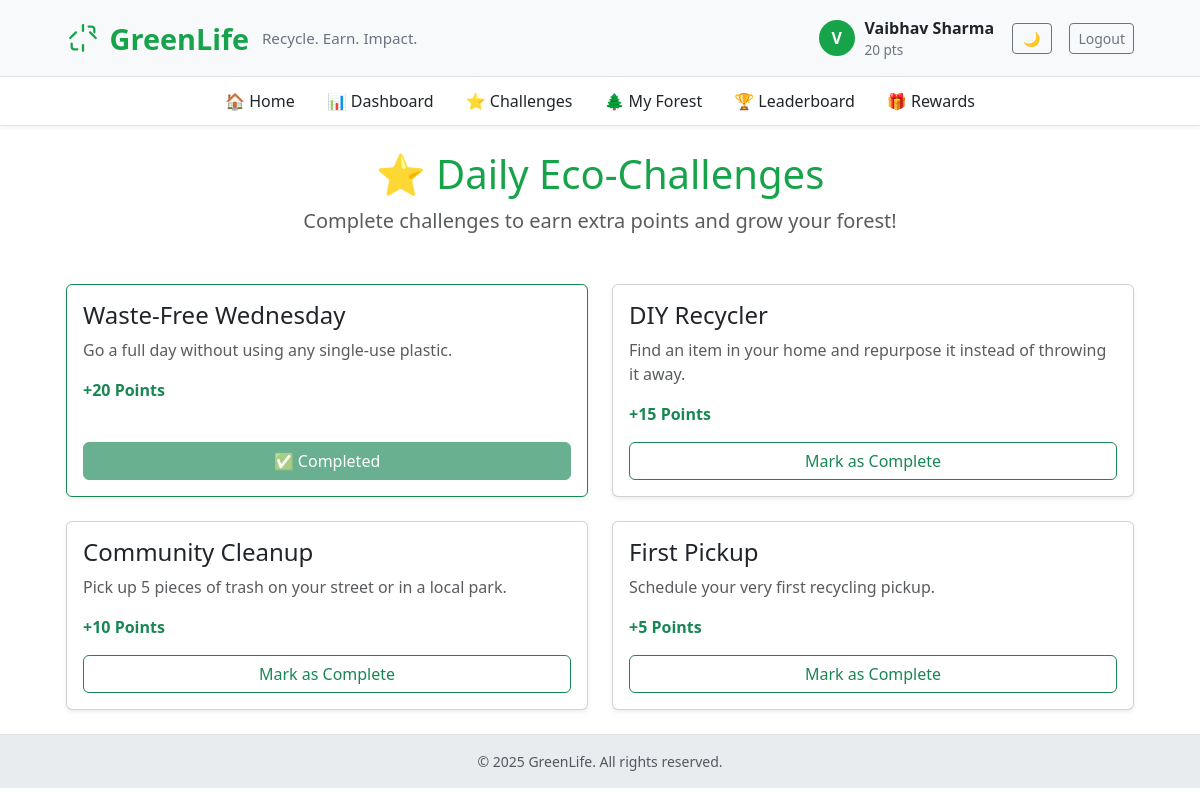
The app's page /challenges (signed in) with its own data.
### app.py (models this page shows, shortened)
class User(UserMixin, db.Model):
    id = db.Column(db.Integer, primary_key=True)
    name = db.Column(db.String(120), unique=True, nullable=False)
    email = db.Column(db.String(150), unique=True, nullable=True)
    phone = db.Column(db.String(20), nullable=True)
    password_hash = db.Column(db.String(200), nullable=True)
    points = db.Column(db.Integer, default=0)
    address = db.Column(db.String(300), nullable=True)
    tree_level = db.Column(db.Integer, default=0)

class Challenge(db.Model):
    id = db.Column(db.Integer, primary_key=True)
    title = db.Column(db.String(100), nullable=False)
    description = db.Column(db.String(300))
    points_reward = db.Column(db.Integer, default=10)

### app.py (the view)
@app.route("/challenges")
@login_required
def challenges():
    if not isinstance(current_user, User):
        return redirect(url_for('rider_dashboard'))
    all_challenges = Challenge.query.all()
    completed_query = db.session.query(UserChallenge.challenge_id).filter_by(user_id=current_user.id).all()
    completed_ids = {c[0] for c in completed_query}
    return render_template("challenges.html",
                           challenges=all_challenges,
                           completed_ids=completed_ids)

### app.py (called while the page is built)
@app.context_processor
def inject_now():
    return {'now': datetime.utcnow}

@login_manager.user_loader
def load_user(user_id):
    u = db.session.get(User, int(user_id))
    if u:
        return u
    return db.session.get(Rider, int(user_id))

### templates/challenges.html (shortened to what this page needs)
{% extends "base.html" %}
{% block content %}
<div class="text-center mb-5">
  <h1 class="display-6" style="color: var(--eco-green);">⭐ Daily Eco-Challenges</h1>
  <p class="lead text-muted">Complete challenges to earn extra points and grow your forest!</p>
</div>
<div class="row g-4">
  {% for challenge in challenges %}
    <div class="col-md-6">
      <div class="card h-100 shadow-sm {% if challenge.id in completed_ids %}border-success{% endif %}">
        <div class="card-body d-flex flex-column">
          <h4 class="card-title">{{ challenge.title }}</h4>
          <p class="card-text text-muted">{{ challenge.description }}</p>
          <p class="fw-bold text-success">+{{ challenge.points_reward }} Points</p>
          <div class="mt-auto">
            {% if challenge.id in completed_ids %}
              <button class="btn btn-success w-100" disabled>
                ✅ Completed
              </button>
            {% else %}
              <form method="POST" action="{{ url_for('complete_challenge', challenge_id=challenge.id) }}">
                <button type="submit" class="btn btn-outline-success w-100">
                  Mark as Complete
                </button>
              </form>
            {% endif %}
          </div>
        </div>
      </div>
    </div>
  {% endfor %}
</div>
{% endblock %}

### templates/base.html (shortened to what this page needs)
<!doctype html>
<html lang="en">
<head>
  <link href="https://cdn.jsdelivr.net/npm/bootstrap@5.3.2/dist/css/bootstrap.min.css" rel="stylesheet">
</head>
<body>
  <header class="brand-bar">
    <div class="container-narrow d-flex justify-content-between align-items-center">
      <div class="d-flex align-items-center">
        <a href="{{ url_for('index') }}" class="brand-title text-decoration-none">
          <span>GreenLife</span>
          <small class="brand-sub d-none d-md-inline">Recycle. Earn. Impact.</small>
        </a>
      </div>
      <nav>
        {% if current_user.is_authenticated %}
        <div class="user-bubble">
          <div class="avatar">{{ current_user.name[0]|upper }}</div>
          <div class="d-none d-md-block">
            <div style="font-weight:700">{{ current_user.name }}</div>
            {% if current_user.points is defined %}
              <div style="font-size:.85rem; color:#6b7280">{{ current_user.points or 0 }} pts</div>
            {% else %}
              <div style="font-size:.85rem; color:#6b7280">Rider Account</div>
            {% endif %}
          </div>
          <button id="theme-toggle" class="btn btn-outline-secondary btn-sm ms-2" style="width: 40px;"></button>
          <a href="{{ url_for('logout') }}" class="btn btn-outline-secondary btn-sm ms-2">Logout</a>
        </div>
        {% else %}
        <div>
          <button id="theme-toggle" class="btn btn-outline-secondary btn-sm me-2" style="width: 40px;"></button>
          <a href="{{ url_for('login') }}" class="btn btn-primary btn-sm">Login</a>
          <a href="{{ url_for('signup') }}" class="btn btn-outline-success btn-sm ms-2">Sign up</a>
        </div>
        {% endif %}
      </nav>
    </div>
  </header>
  {% if current_user.is_authenticated and current_user.points is defined %}
  <nav class="sub-nav sticky-top">
    <div class="container-narrow d-flex justify-content-center">
      <ul class="nav">
        <li class="nav-item"><a class="nav-link" href="{{ url_for('index') }}">🏠 Home</a></li>
        <li class="nav-item"><a class="nav-link" href="{{ url_for('dashboard') }}">📊 Dashboard</a></li>
        <li class="nav-item"><a class="nav-link" href="{{ url_for('challenges') }}">⭐ Challenges</a></li>
        <li class="nav-item"><a class="nav-link" href="{{ url_for('forest') }}">🌲 My Forest</a></li>
        <li class="nav-item"><a class="nav-link" href="{{ url_for('leaderboard') }}">🏆 Leaderboard</a></li>
        <li class="nav-item"><a class="nav-link" href="{{ url_for('rewards') }}">🎁 Rewards</a></li>
      </ul>
    </div>
  </nav>
  {% endif %}
  <main class="py-4">
    <div class="container container-narrow">
      {% block content %}{% endblock %}
    </div>
  </main>
  <footer class="text-center py-3 small text-muted">
    © {{ now().year }} GreenLife. All rights reserved.
  </footer>
</body>
</html>

### templates/base.html (style rules this page uses)
:root { --eco-green: #16a34a; --eco-dark: #0f5132; --eco-light: #f0fdf4; }
body { background-color: var(--bs-body-bg); min-height: 100vh; font-family: 'Segoe UI', system-ui, sans-serif; }
.brand-bar { background-color: var(--bs-tertiary-bg); border-bottom: 1px solid var(--bs-border-color); padding: 16px 0; }
.brand-title { color: var(--eco-green); font-weight: 800; font-size: 1.8rem; display: inline-flex; align-items: center; gap: .6rem; }
.brand-sub { color: #6b7280; font-weight: 500; font-size: .95rem; margin-left: .2rem; }
.user-bubble { display: flex; align-items: center; gap: .6rem; }
.avatar { width: 36px; height: 36px; border-radius: 50%; background: var(--eco-green); color: white; display: inline-flex; align-items: center; justify-content: center; font-weight: 700; }
.container-narrow { max-width: 1100px; margin: 0 auto; padding: 0 1rem; }
footer { background-color: var(--bs-secondary-bg); border-top: 1px solid var(--bs-border-color); }
.sub-nav { background-color: var(--bs-body-bg); border-bottom: 1px solid var(--bs-border-color); box-shadow: 0 2px 4px rgba(0,0,0,0.05); }
.sub-nav .nav-link { color: var(--bs-body-color); font-weight: 500; padding: .75rem 1rem; }

### records on screen
User: name "V", name "Vaibhav Sharma", points "20"
Challenge: title "Waste-Free Wednesday", description "Go a full day without using any single-use plastic.", points_reward "20", shows "✅ Completed"
Challenge: title "DIY Recycler", description "Find an item in your home and repurpose it instead of throwing it away.", points_reward "15"
Challenge: title "Community Cleanup", description "Pick up 5 pieces of trash on your street or in a local park.", points_reward "10"
Challenge: title "First Pickup", description "Schedule your very first recycling pickup.", points_reward "5"
